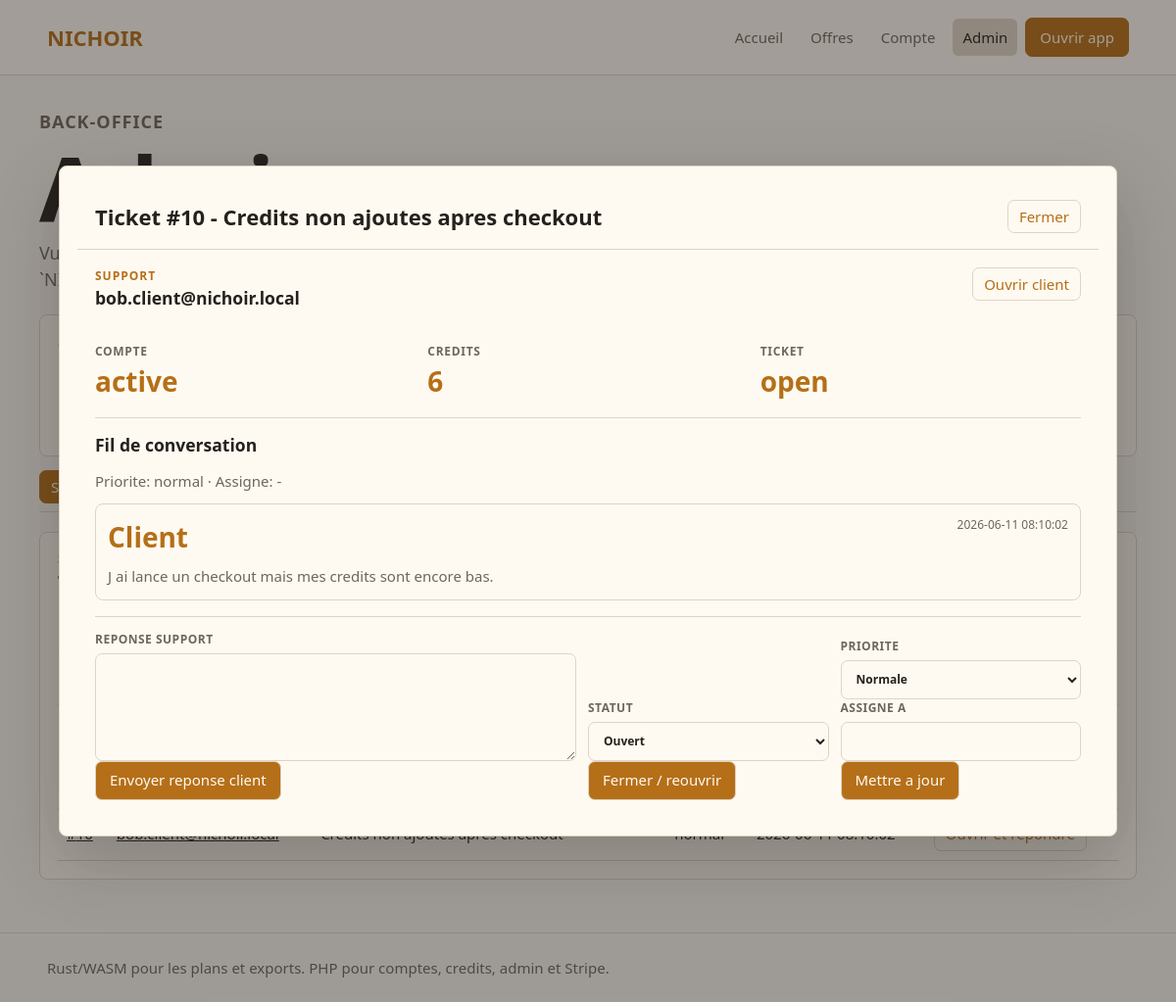
/admin?ticket_id=10, run on the app's committed database.
### tables this page shows
CREATE TABLE ticket_messages (
  id INTEGER PRIMARY KEY AUTOINCREMENT,
  ticket_id INTEGER NOT NULL,
  user_id INTEGER NOT NULL,
  body TEXT NOT NULL,
  created_at TEXT NOT NULL DEFAULT CURRENT_TIMESTAMP, author_role TEXT NOT NULL DEFAULT 'client',
  FOREIGN KEY (ticket_id) REFERENCES tickets(id) ON DELETE CASCADE,
  FOREIGN KEY (user_id) REFERENCES users(id) ON DELETE CASCADE
);

### src/pages.php (the view, shortened to what this page needs)
<?php
function h(string $value): string
{
    return htmlspecialchars($value, ENT_QUOTES | ENT_SUBSTITUTE, 'UTF-8');
}
function dev_app_url(): string
{
    $host = $_SERVER['HTTP_HOST'] ?? '';
    return '/app/index.html';
}
function page_response(string $title, string $body, string $active = '', int $status = 200): void
{
    $appUrl = h(dev_app_url());
    $nav = [
        '/' => 'Accueil',
        '/pricing' => 'Offres',
        '/account' => 'Compte',
        '/admin' => 'Admin',
    ];
    echo '<!doctype html><html lang="fr"><head><meta charset="utf-8">';
    echo '<style>';
    echo file_get_contents(__DIR__ . '/../public/site.css') ?: '';
    echo '</style></head><body>';
    echo '<header class="site-header"><a class="brand" href="/">Nichoir</a><nav>';
    foreach ($nav as $href => $label) {
        $class = $active === $href ? ' class="active"' : '';
        echo '<a' . $class . ' href="' . h($href) . '">' . h($label) . '</a>';
    }
    echo '<a class="button-link" href="' . $appUrl . '">Ouvrir app</a>';
    echo '</nav></header>';
    echo '<main>' . $body . '</main>';
    echo '<footer>Rust/WASM pour les plans et exports. PHP pour comptes, credits, admin et Stripe.</footer>';
    echo '</body></html>';
}
function admin_key_input(): string
{
    $key = trim((string) ($_GET['key'] ?? ($_POST['key'] ?? '')));
    return $key === '' ? '' : '<input type="hidden" name="key" value="' . h($key) . '">';
}
function admin_redirect_url(array $params = []): string
{
    $key = trim((string) ($_POST['key'] ?? ($_GET['key'] ?? '')));
    $query = http_build_query($params);
    return '/admin' . ($query === '' ? '' : '?' . $query);
}
function admin_tab_value(string $value, string $fallback = 'admin-clients'): string
{
    $allowed = ['admin-support', 'admin-clients', 'admin-billing', 'admin-exports', 'admin-settings'];
    return in_array($value, $allowed, true) ? $value : $fallback;
}
function admin_client_panel_value(string $value): string
{
    $allowed = ['profile', 'credits', 'billing', 'exports'];
    return in_array($value, $allowed, true) ? $value : 'profile';
}
function admin_client_modal_url(int $userId, string $returnTab = 'admin-clients', string $panel = 'profile'): string
{
    $returnTab = admin_tab_value($returnTab);
    return admin_redirect_url([
        'user_id' => $userId,
        'return_tab' => $returnTab,
        'client_panel' => admin_client_panel_value($panel),
    ]) . '#' . $returnTab;
}
function admin_status_options(string $current): string
{
    $html = '';
    foreach (ADMIN_USER_STATUSES as $value => $label) {
        $selected = $current === $value ? ' selected' : '';
        $html .= '<option value="' . h($value) . '"' . $selected . '>' . h($label) . '</option>';
    }
    return $html;
}
function admin_subscription_status_options(string $current): string
{
    $html = '';
    foreach (ADMIN_SUBSCRIPTION_STATUSES as $option) {
        $selected = $current === $option ? ' selected' : '';
        $html .= '<option value="' . h($option) . '"' . $selected . '>' . h($option) . '</option>';
    }
    return $html;
}
function ticket_status_options(string $current): string
{
    $html = '';
    foreach (TICKET_STATUSES as $value => $label) {
        $selected = $current === $value ? ' selected' : '';
        $html .= '<option value="' . h($value) . '"' . $selected . '>' . h($label) . '</option>';
    }
    return $html;
}
function ticket_priority_options(string $current): string
{
    $html = '';
    foreach (TICKET_PRIORITIES as $value => $label) {
        $selected = $current === $value ? ' selected' : '';
        $html .= '<option value="' . h($value) . '"' . $selected . '>' . h($label) . '</option>';
    }
    return $html;
}
function admin_load_ticket_with_user(PDO $pdo, int $ticketId): ?array
{
    $stmt = $pdo->prepare(
        'SELECT tickets.*, users.email, users.display_name, users.credits, users.status AS user_status
         FROM tickets
         JOIN users ON users.id = tickets.user_id
         WHERE tickets.id = ?'
    );
    $stmt->execute([$ticketId]);
    $ticket = $stmt->fetch();
    return is_array($ticket) ? $ticket : null;
}
function render_user_directory(PDO $pdo): string
{
    $status = trim((string) ($_GET['status'] ?? ''));
    $subscriptionStatus = trim((string) ($_GET['subscription_status'] ?? ''));
    $page = max(1, (int) ($_GET['page'] ?? 1));
    $perPage = 25;
    $offset = ($page - 1) * $perPage;
    $where = [];
    $params = [];
    $whereSql = $where ? 'WHERE ' . implode(' AND ', $where) : '';
    $countStmt = $pdo->prepare('SELECT COUNT(*) FROM users ' . $whereSql);
    $countStmt->execute($params);
    $total = (int) $countStmt->fetchColumn();
    $stmt = $pdo->prepare('SELECT id, email, display_name, credits, subscription_status, status, created_at FROM users ' . $whereSql . ' ORDER BY id DESC LIMIT ? OFFSET ?');
    $stmtParams = $params;
    $stmtParams[] = $perPage;
    $stmtParams[] = $offset;
    $stmt->execute($stmtParams);
    $rows = '';
    foreach ($stmt->fetchAll() as $user) {
        $href = admin_client_modal_url((int) $user['id'], 'admin-clients', 'profile');
        $rows .= '<tr><td><a href="' . h($href) . '">' . (int) $user['id'] . '</a></td><td><a href="' . h($href) . '">' . h((string) $user['email']) . '</a></td><td>' . h((string) $user['display_name']) . '</td><td>' . (int) $user['credits'] . '</td><td>' . h((string) $user['subscription_status']) . '</td><td>' . h((string) ($user['status'] ?? 'active')) . '</td><td>' . h((string) $user['created_at']) . '</td><td><a href="' . h($href) . '">Ouvrir</a></td></tr>';
    }
    $rows = $rows ?: '<tr><td colspan="8">Aucun utilisateur trouve.</td></tr>';
    $start = $total === 0 ? 0 : $offset + 1;
    $end = min($offset + $perPage, $total);
    $prev = $page > 1 ? '<a class="secondary" href="' . h(admin_directory_link(['page' => $page - 1])) . '">Precedent</a>' : '';
    $next = $end < $total ? '<a class="secondary" href="' . h(admin_directory_link(['page' => $page + 1])) . '">Suivant</a>' : '';
    return '
      <section class="panel">
        <h2>Repertoire utilisateurs</h2>
        <form class="admin-directory-form" method="get" action="/admin">
          ' . admin_key_input() . '
          <label><span>Recherche</span><input type="search" name="q" value="' . h((string) ($_GET['q'] ?? '')) . '" placeholder="id, courriel ou nom"></label>
          <label><span>Statut</span><select name="status"><option value="">Tous</option>' . admin_status_options($status) . '</select></label>
          <label><span>Abonnement</span><select name="subscription_status"><option value="">Tous</option>' . admin_subscription_status_options($subscriptionStatus) . '</select></label>
          <button type="submit">Filtrer</button>
        </form>
        <p class="directory-count">' . $start . '-' . $end . ' sur ' . $total . ' utilisateur(s)</p>
        <div class="table-wrap"><table><thead><tr><th>ID</th><th>Courriel</th><th>Nom</th><th>Credits</th><th>Abonnement</th><th>Statut</th><th>Cree</th><th></th></tr></thead><tbody>' . $rows . '</tbody></table></div>
        <div class="pagination">' . $prev . $next . '</div>
      </section>
    ';
}
function render_open_tickets_panel(PDO $pdo): string
{
    $stmt = $pdo->query(
        'SELECT tickets.id, tickets.user_id, tickets.subject, tickets.priority, tickets.updated_at, users.email
         FROM tickets
         JOIN users ON users.id = tickets.user_id
         WHERE tickets.status = "open"
         ORDER BY tickets.updated_at DESC, tickets.id DESC
         LIMIT 12'
    );
    $rows = '';
    foreach ($stmt->fetchAll() as $ticket) {
        $href = admin_redirect_url(['ticket_id' => (int) $ticket['id']]) . '#admin-support';
        $clientHref = admin_client_modal_url((int) $ticket['user_id'], 'admin-support', 'profile');
        $rows .= '<tr><td><a href="' . h($href) . '">#' . (int) $ticket['id'] . '</a></td><td><a href="' . h($clientHref) . '">' . h((string) $ticket['email']) . '</a></td><td>' . h((string) $ticket['subject']) . '</td><td>' . h((string) $ticket['priority']) . '</td><td>' . h((string) $ticket['updated_at']) . '</td><td><a class="secondary compact-link" href="' . h($href) . '">Ouvrir et repondre</a></td></tr>';
    }
    $rows = $rows ?: '<tr><td colspan="6">Aucun ticket ouvert.</td></tr>';
    return '
      <section class="panel" id="support-queue">
        <div class="section-heading">
          <div>
            <p class="eyebrow">Support</p>
            <h2>Tickets ouverts</h2>
          </div>
          <span class="section-hint">Ouvre un ticket pour voir le fil complet et repondre au client.</span>
        </div>
        <div class="table-wrap"><table><thead><tr><th>ID</th><th>Client</th><th>Sujet</th><th>Priorite</th><th>MAJ</th><th></th></tr></thead><tbody>' . $rows . '</tbody></table></div>
      </section>
    ';
}
function render_admin_support_panel(PDO $pdo): string
{
    return render_open_tickets_panel($pdo);
}
function render_admin_modal_shell(string $title, string $closeHash, string $body): string
{
    $closeUrl = admin_redirect_url() . '#' . $closeHash;
    return '
      <div class="admin-modal-backdrop" data-admin-modal data-close-url="' . h($closeUrl) . '">
        <article class="admin-modal" role="dialog" aria-modal="true" aria-labelledby="admin-modal-title">
          <header class="admin-modal-header">
            <h2 id="admin-modal-title">' . h($title) . '</h2>
            <a class="secondary compact-link" href="' . h($closeUrl) . '" data-modal-close>Fermer</a>
          </header>
          <div class="admin-modal-body">' . $body . '</div>
        </article>
      </div>
    ';
}
function render_ticket_modal(PDO $pdo, int $ticketId): string
{
    $ticket = admin_load_ticket_with_user($pdo, $ticketId);
    $messageStmt = $pdo->prepare('SELECT author_role, body, created_at FROM ticket_messages WHERE ticket_id = ? ORDER BY id ASC');
    $messageStmt->execute([(int) $ticket['id']]);
    $messageRows = '';
    foreach ($messageStmt->fetchAll() as $message) {
        $role = (string) ($message['author_role'] ?: 'client');
        $messageRows .= '<article class="ticket-message ' . h($role) . '"><header><strong>' . h($role === 'admin' ? 'Support' : 'Client') . '</strong><span>' . h((string) $message['created_at']) . '</span></header><p>' . nl2br(h((string) $message['body'])) . '</p></article>';
    }
    $messageRows = $messageRows ?: '<p>Aucun message.</p>';
    $statusOptions = ticket_status_options((string) $ticket['status']);
    $priorityOptions = ticket_priority_options((string) ($ticket['priority'] ?? 'normal'));
    $disabledReply = (string) $ticket['status'] === 'open' ? '' : ' disabled';
    $clientHref = admin_client_modal_url((int) $ticket['user_id'], 'admin-support', 'profile');
    return render_admin_modal_shell('Ticket #' . (int) $ticket['id'] . ' - ' . (string) $ticket['subject'], 'admin-support', '
      <section class="modal-section">
        <div class="section-heading">
          <div>
            <p class="eyebrow">Support</p>
            <h3>' . h((string) $ticket['email']) . '</h3>
          </div>
          <a class="secondary compact-link" href="' . h($clientHref) . '">Ouvrir client</a>
        </div>
        <div class="client-summary compact">
          <div class="stat"><span>Compte</span><strong>' . h((string) $ticket['user_status']) . '</strong></div>
          <div class="stat"><span>Credits</span><strong>' . (int) $ticket['credits'] . '</strong></div>
          <div class="stat"><span>Ticket</span><strong>' . h((string) $ticket['status']) . '</strong></div>
        </div>
      </section>
      <section class="modal-section">
        <h3>Fil de conversation</h3>
        <p>Priorite: ' . h((string) ($ticket['priority'] ?? 'normal')) . ' · Assigne: ' . h((string) ($ticket['assigned_to'] ?: '-')) . '</p>
        <div class="ticket-thread">' . $messageRows . '</div>
      </section>
      <section class="modal-section">
        <div class="ticket-admin-forms">
          <form method="post" action="/admin">
            ' . admin_key_input() . '
            <input type="hidden" name="action" value="reply_ticket">
            <input type="hidden" name="user_id" value="' . (int) $ticket['user_id'] . '">
            <input type="hidden" name="ticket_id" value="' . (int) $ticket['id'] . '">
            <label><span>Reponse support</span><textarea name="body" maxlength="5000" rows="4"' . $disabledReply . '></textarea></label>
            <button type="submit"' . $disabledReply . '>Envoyer reponse client</button>
            ' . admin_key_input() . '
            <input type="hidden" name="user_id" value="' . (int) $ticket['user_id'] . '">
            <input type="hidden" name="ticket_id" value="' . (int) $ticket['id'] . '">
            <label><span>Statut</span><select name="ticket_status">' . $statusOptions . '</select></label>
            ' . admin_key_input() . '
            <input type="hidden" name="user_id" value="' . (int) $ticket['user_id'] . '">
            <input type="hidden" name="ticket_id" value="' . (int) $ticket['id'] . '">
            <label><span>Priorite</span><select name="priority">' . $priorityOptions . '</select></label>
            <label><span>Assigne a</span><input type="text" name="assigned_to" maxlength="120" value="' . h((string) ($ticket['assigned_to'] ?? '')) . '"></label>
    ');
}
function render_admin_modal(PDO $pdo, ?array $selectedUser): string
{
    $ticketId = (int) ($_GET['ticket_id'] ?? 0);
    if ($ticketId > 0) {
        return render_ticket_modal($pdo, $ticketId);
    }
    return '';
}

### data on the page
ticket_messages: author_role "Client", created_at "2026-06-11 08:10:02", body "J ai lance un checkout mais mes credits sont encore bas."

### other printed values
$label "Accueil"
$label "Offres"
$label "Compte"
$label "Admin"
$title "Ticket #10 - Credits non ajoutes apres checkout"
